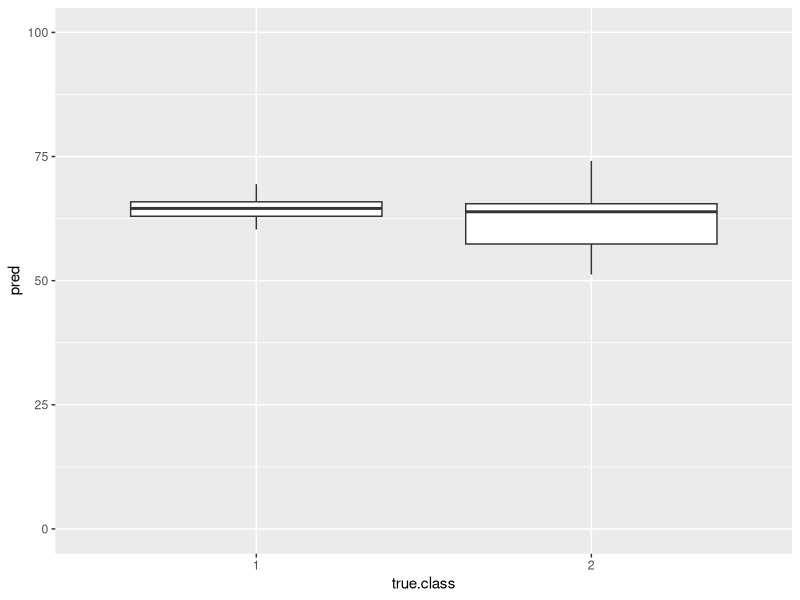

R code for this plot:

# Linear discriminant analysis (ISL ch.4)
# Stephen - 10/11/14

library(ggplot2)

class.1.true.mean <- 12*5+9   # men's height in inches
class.2.true.mean <- 12*5+4   # women's height in inches
common.true.sd <- 6
class.1.true.n <- 6
class.2.true.n <- 9

sample.class.1 <- rnorm(class.1.true.n,class.1.true.mean, common.true.sd)
sample.class.2 <- rnorm(class.2.true.n,class.2.true.mean, common.true.sd)

data <- data.frame(
    rbind(
        cbind(sample.class.1,1),
        cbind(sample.class.2,2)
    )
)
names(data) <- c("pred","true.class")
data$true.class <- as.factor(data$true.class)

the.plot <- ggplot(data,aes(true.class,pred)) + geom_boxplot() +
    scale_y_continuous(limits=c(0,100))
print(the.plot)
